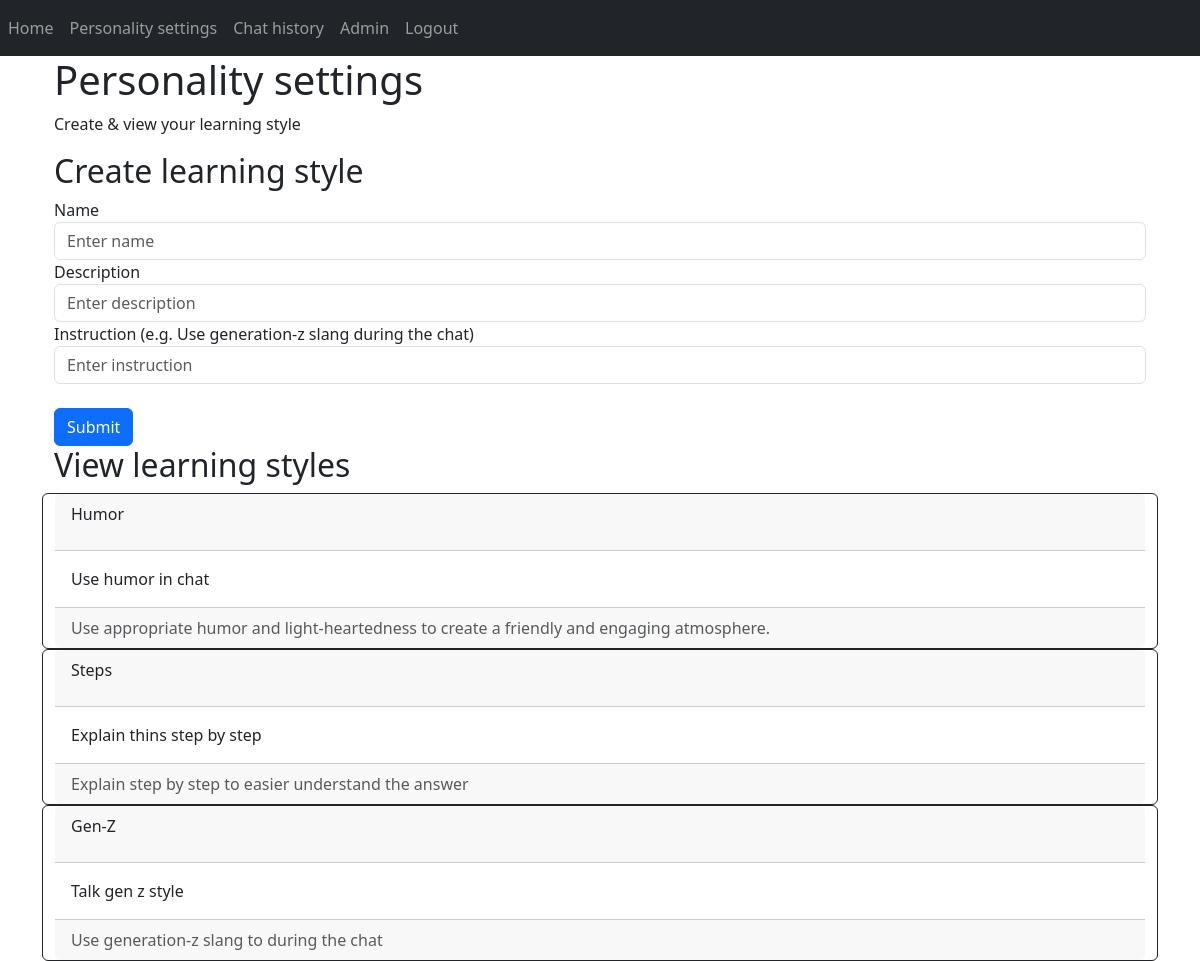
Before: /personality (signed in) with the older database file.
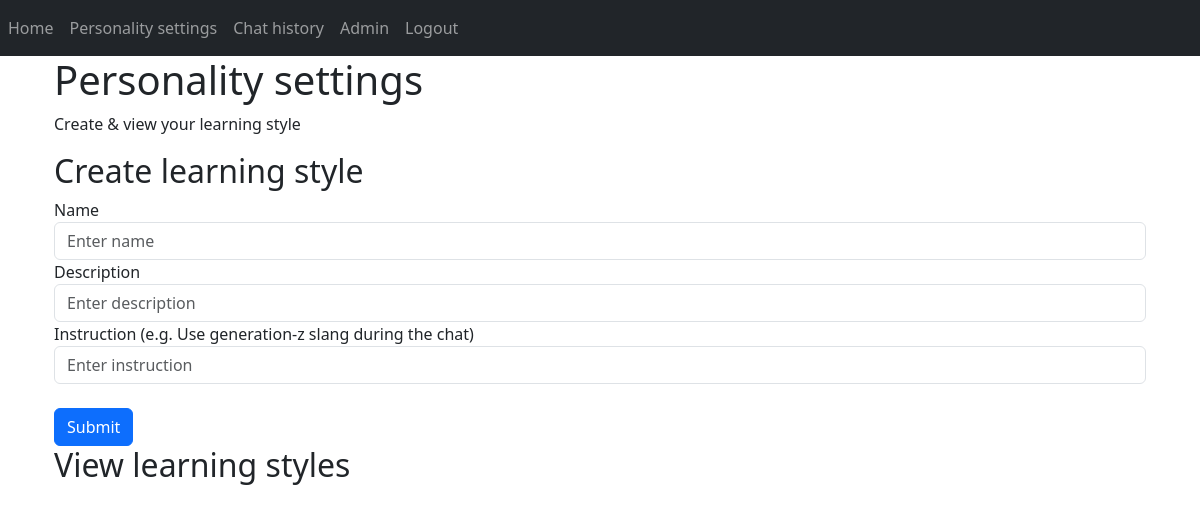
After: the same page with the newer database file.
### website/models.py (models this page shows)
class LearningStyle(db.Model):
    id = db.Column(db.Integer, primary_key=True)
    name = db.Column(db.Text, nullable=False)
    description = db.Column(db.String(350), nullable=False)
    instruction = db.Column(db.String, nullable=False)
    student = db.Column(db.Integer, db.ForeignKey('user.id', ondelete="CASCADE"), nullable=False)

### website/views.py (the view, shortened to what this page needs)
@views.route('/personality', methods=['POST', 'GET'])
@login_required
def personality():
    learningstyles = LearningStyle.query.filter_by(student=current_user.id).all()
    return render_template("personality.html", user=current_user, learningstyles=learningstyles)

### website/__init__.py (called while the page is built)
def create_app():
    app = Flask(__name__)
    app.config['SECRET_KEY'] = 'hjhjhdjas'
    app.config['SQLALCHEMY_DATABASE_URI'] = f'sqlite:///{DB_NAME}'
    db.init_app(app)
    from .views import views
    from .auth import auth
    app.register_blueprint(views, url_prefix='/')
    app.register_blueprint(auth, url_prefix='/')
    from .models import User, Chat, LearningStyle, Rubric
    with app.app_context():
        db.create_all()
    login_manager = LoginManager()
    login_manager.login_view = 'auth.login'
    login_manager.init_app(app)
    @login_manager.user_loader
    def load_user(id):
        return User.query.get(int(id))
    return app

### website/templates/personality.html
{% extends "base.html" %} {% block title %}Personality settings{% endblock %} {% block content %}
<div class="container">
    <div class="jumbotron">
        <h1>Personality settings</h1>
        <p class="indextext"> Create & view your learning style</p>
    </div>
    <div class="row">
        <h2>Create learning style</h2>
        <form method="POST">
            <div class="form-group">
                <label for="name">Name</label>
                <input type="text" class="form-control" id="name" name="name" placeholder="Enter name" />
                <label for="description">Description</label>
                <input type="text" class="form-control" id="description" name="description" placeholder="Enter description" />
                <label for="instruction">Instruction (e.g. Use generation-z slang during the chat)</label>
                <input type="text" class="form-control" id="instruction" name="instruction" placeholder="Enter instruction" />
            </div>
            <br />
            <button type="submit" class="btn btn-primary">Submit</button>
        </form>
    </div>
    <div class="row">
        <h2>View learning styles</h2>
        {% for learningstyle in learningstyles %}
        <div class="card border-dark">
            <div class="card-header d-flex justify-content-between align-items-center">
                <p>{{ learningstyle.name}}</p>
            </div>
            <div class="card-body">
                <div class="card-text">{{ learningstyle.description }}</div>
            </div>
            <div class="card-footer text-muted">{{ learningstyle.instruction }}</div>
        </div>
        {% endfor %}
    </div>
</div>
{% endblock %}

### website/templates/base.html (shortened to what this page needs)
<!DOCTYPE html>
<html>
<head>
    <link href="https://cdn.jsdelivr.net/npm/bootstrap@5.3.0/dist/css/bootstrap.min.css" rel="stylesheet"
>
</head>
<body>
    <nav class="navbar navbar-expand-lg navbar-dark bg-dark">
        <div class="collapse navbar-collapse" id="navbar">
            <div class="navbar-nav">
                {% if user.is_authenticated %}
                <a class="nav-item nav-link" id="home" href="/">Home</a>
                <a class="nav-item nav-link" id="personality" href="/personality">Personality settings</a>
                <a class="nav-item nav-link" id="chathistory" href="/chathistory">Chat history</a>
                {% if current_user.admin %}
                <a class="nav-item nav-link" id="admin" href="/admin">Admin</a>
                {% endif %}
                <a class="nav-item nav-link" id="logout" href="/logout">Logout</a>
                {% else %}
                <a class="nav-item nav-link" id="login" href="/login">Login</a>
                <a class="nav-item nav-link" id="register" href="/register">Register</a>
                {% endif %}
            </div>
        </div>
    </nav>
    <div class="container">
        {% block content%}
        {% endblock %}
    </div>
</body>
</html>

Changed rows visible on the page:
removed LearningStyle: name "Humor", description "Use humor in chat", instruction "Use appropriate humor and light-heartedness to create a friendly and engaging atmosphere."
removed LearningStyle: name "Steps", description "Explain thins step by step", instruction "Explain step by step to easier understand the answer"
removed LearningStyle: name "Gen-Z", description "Talk gen z style", instruction "Use generation-z slang to during the chat"
